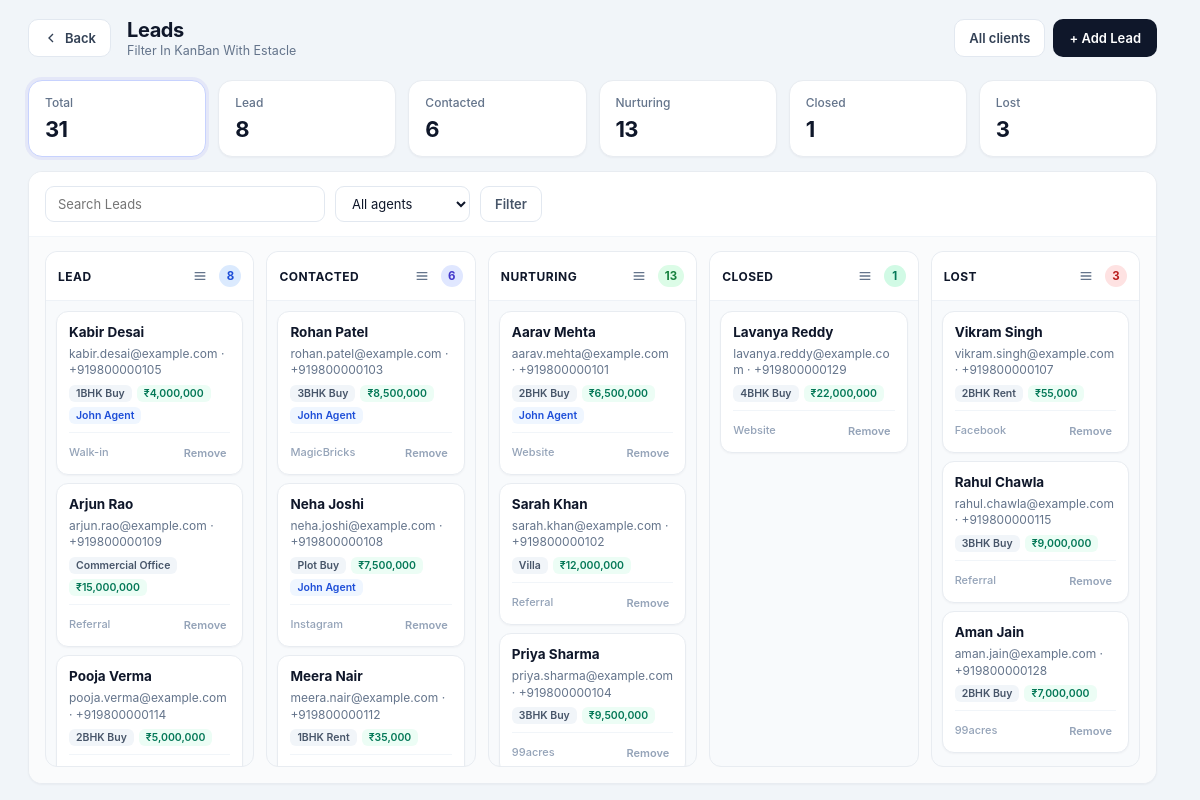
The page /admin/leads (signed in) on the database its author committed.
### tables this page shows
CREATE TABLE clients (
            id INTEGER PRIMARY KEY AUTOINCREMENT,
            full_name TEXT NOT NULL,
            email TEXT,
            phone TEXT,
            status TEXT DEFAULT 'lead',
            notes TEXT,
            agent_id INTEGER,
            created_at TIMESTAMP DEFAULT CURRENT_TIMESTAMP, source TEXT, budget REAL, interest TEXT, preferred_city TEXT, address TEXT, updated_at TIMESTAMP, user_id INTEGER,
            FOREIGN KEY (agent_id) REFERENCES users (id)
        );

CREATE TABLE settings (
            key TEXT PRIMARY KEY,
            value TEXT
        );

CREATE TABLE users (
            id INTEGER PRIMARY KEY AUTOINCREMENT,
            email TEXT UNIQUE NOT NULL,
            password TEXT NOT NULL,
            full_name TEXT NOT NULL,
            role TEXT NOT NULL CHECK(role IN ('admin', 'agent', 'customer')),
            phone TEXT,
            created_at TIMESTAMP DEFAULT CURRENT_TIMESTAMP,
            is_active INTEGER DEFAULT 1
        , avatar TEXT, last_seen TIMESTAMP, job_title TEXT, department TEXT, employee_id TEXT, license_no TEXT, commission_rate REAL, alt_phone TEXT, address TEXT, city TEXT, state TEXT, country TEXT, postal_code TEXT, notes TEXT, hire_date TEXT, timezone TEXT);

### routes/admin/leads.py (the view)
@admin.route('/admin/leads')
@login_required
@role_required('admin')
def admin_leads():
    db = get_db()
    migrate_db()
    migrate_orphan_leads_into_clients(db)
    try:
        from routes.admin.clients import sync_customers_to_clients
        sync_customers_to_clients(db)
    except Exception:
        pass
    q = request.args.get('q', '').strip()
    agent_id = request.args.get('agent_id', '').strip()
    focus = request.args.get('status', '').strip()
    sql = (
        "SELECT c.*, u.full_name as agent_name "
        "FROM clients c "
        "LEFT JOIN users u ON c.agent_id = u.id "
        "WHERE 1=1"
    )
    params = []
    if q:
        sql += (
            " AND (c.full_name LIKE ? OR IFNULL(c.email,'') LIKE ? OR IFNULL(c.phone,'') LIKE ? "
            "OR IFNULL(c.interest,'') LIKE ? OR IFNULL(c.source,'') LIKE ?)"
        )
        params.extend(['%' + q + '%'] * 5)
    if agent_id.isdigit():
        sql += " AND c.agent_id = ?"
        params.append(int(agent_id))
    sql += " ORDER BY c.created_at DESC"
    rows = [dict(r) for r in db.execute(sql, params).fetchall()]
    for r in rows:
        r['status'] = _normalize_status(r.get('status'))
    columns = []
    for st in STAGES:
        items = [r for r in rows if r['status'] == st]
        columns.append({
            'key': st,
            'label': STAGE_LABELS[st],
            'leads': items,
            'count': len(items),
        })
    stats = {st: sum(1 for r in rows if r['status'] == st) for st in STAGES}
    stats['total'] = len(rows)
    agents = db.execute(
        "SELECT id, full_name FROM users WHERE role IN ('admin','agent') AND is_active=1 ORDER BY full_name"
    ).fetchall()
    currency = get_setting('currency', 'INR')
    return render_template(
        'admin_leads.html',
        columns=columns,
        stats=stats,
        agents=agents,
        stages=STAGES,
        stage_labels=STAGE_LABELS,
        q=q,
        agent_id=agent_id,
        focus=focus,
        currency=currency,
        format_money=format_money,
    )

### core/db.py (called while the page is built)
def get_db():
    if 'db' not in g:
        g.db = sqlite3.connect(current_app.config['DATABASE'])
        g.db.row_factory = sqlite3.Row
    return g.db

### core/helpers.py (called while the page is built)
def login_required(f):
    @wraps(f)
    def decorated_function(*args, **kwargs):
        if 'user_id' not in session:
            flash('Please log in to access this page.', 'warning')
            return redirect(url_for('auth.login'))
        return f(*args, **kwargs)
    return decorated_function

def role_required(*roles):
    def decorator(f):
        @wraps(f)
        def decorated_function(*args, **kwargs):
            if 'user_id' not in session:
                flash('Please log in to access this page.', 'warning')
                return redirect(url_for('auth.login'))
            if session.get('role') not in roles:
                flash('You do not have permission to access this page.', 'danger')
                return redirect(url_for('auth.role_redirect'))
            return f(*args, **kwargs)
        return decorated_function
    return decorator

def get_setting(key, default=''):
    db = get_db()
    row = db.execute('SELECT value FROM settings WHERE key = ?', (key,)).fetchone()
    return row['value'] if row else default

def format_money(amount, currency=None):
    if amount is None:
        return '—'
    currency = currency or get_setting('currency', 'INR')
    symbols = {'USD': '$', 'INR': '₹', 'AED': 'AED '}
    sym = symbols.get(currency, currency + ' ')
    try:
        return f"{sym}{float(amount):,.0f}"
    except (TypeError, ValueError):
        return str(amount)

### routes/admin/leads.py (called while the page is built, shortened)
def _normalize_status(st):
    st = (st or 'lead').strip().lower()
    aliases = {
        'new': 'lead',
        'won': 'closed',
        'qualified': 'nurturing',
        'negotiation': 'nurturing',
    }
    st = aliases.get(st, st)
    if st not in STAGES:
        st = 'lead'
    return st

def migrate_orphan_leads_into_clients(db):
    migrate_db()
    leads = db.execute('SELECT * FROM leads').fetchall()
    db.commit()

### templates/admin_leads.html (shortened to what this page needs)
<!DOCTYPE html>
<html lang="en">
<head>
<link rel="stylesheet" href="{{ url_for('static', filename='css/admin.css') }}">
</head>
<body>
<div class="app-layout">
{% set active = 'leads' %}
<main class="main-content">
  <header class="top-bar dash-top">
    <div style="display:flex;align-items:center;gap:12px;">
      <a href="{{ url_for('admin.admin_dashboard') }}" class="btn-back" title="Back to dashboard">
        <svg viewBox="0 0 24 24" fill="none" stroke="currentColor" stroke-width="2"><path d="M15 18l-6-6 6-6"/></svg>
        Back
      </a>
      <div>
        <h1 class="page-title">Leads</h1>
        <p class="page-subtitle">Filter In KanBan With Estacle</p>
      </div>
    </div>
    <div class="top-actions">
      <a href="{{ url_for('admin.admin_clients') }}" class="btn-export">All clients</a>
      <a href="{{ url_for('admin.admin_add_lead') }}" class="btn-create">+ Add Lead</a>
    </div>
  </header>
  <div class="page-wrap">
    <div class="stat-row" id="leadStats">
      <a href="{{ url_for('admin.admin_leads') }}" class="stat-card kpi-soft {% if not focus %}active-filter{% endif %}">
        <div class="kpi-label">Total</div>
        <div class="kpi-value" data-stat="total">{{ stats.total }}</div>
      </a>
      {% for st in stages %}
      <a href="{{ url_for('admin.admin_leads', status=st, q=q, agent_id=agent_id) }}" class="stat-card kpi-soft {% if focus==st %}active-filter{% endif %}">
        <div class="kpi-label">{{ stage_labels[st] }}</div>
        <div class="kpi-value" data-stat="{{ st }}">{{ stats[st] }}</div>
      </a>
      {% endfor %}
    </div>
    <div class="board-shell">
      <form class="panel-toolbar" method="GET" action="{{ url_for('admin.admin_leads') }}">
        <input type="search" name="q" value="{{ q }}" placeholder="Search Leads">
        <select name="agent_id">
          <option value="">All agents</option>
        </select>
        <button type="submit" class="btn-filter">Filter</button>
      </form>
      <div class="kanban" id="kanban">
        {% for col in columns %}
        {% if not focus or focus == col.key %}
        <div class="kanban-col" data-stage="{{ col.key }}">
          <div class="col-hd" data-stage="{{ col.key }}">
            <h3>{{ col.label }}</h3>
            <div class="col-hd-right">
              <button type="button" class="col-list-btn" data-stage="{{ col.key }}" data-label="{{ col.label }}" title="Column actions" aria-label="Column actions" aria-haspopup="true">
                <svg viewBox="0 0 24 24" fill="none" stroke="currentColor" stroke-width="2"><path d="M4 7h16M4 12h16M4 17h16"/></svg>
              </button>
              <span class="col-count" data-count-for="{{ col.key }}">{{ col.count }}</span>
            </div>
          </div>
          <div class="col-body" data-stage="{{ col.key }}">
            {% for lead in col.leads %}
            <div class="lead-card" draggable="true"
                 data-id="{{ lead.id }}"
                 data-status="{{ lead.status }}"
                 data-name="{{ lead.full_name or '' }}"
                 data-email="{{ lead.email or '' }}"
                 data-phone="{{ lead.phone or '' }}"
                 data-interest="{{ lead.interest or '' }}"
                 data-budget="{% if lead.budget %}{{ format_money(lead.budget, currency) }}{% endif %}"
                 data-agent="{{ lead.agent_name or '' }}"
                 data-source="{{ lead.source or '' }}"
                 data-href="{{ url_for('admin.admin_client_detail', client_id=lead.id) }}">
              <h4>
                <a href="{{ url_for('admin.admin_client_detail', client_id=lead.id) }}">{{ lead.full_name }}</a>
              </h4>
              <div class="meta">
                {% if lead.email %}{{ lead.email }}{% endif %}
                {% if lead.email and lead.phone %} · {% endif %}
                {% if lead.phone %}{{ lead.phone }}{% endif %}
              </div>
              {% if lead.interest or lead.budget or lead.agent_name %}
              <div class="tags">
                {% if lead.interest %}<span class="tag">{{ lead.interest }}</span>{% endif %}
                {% if lead.budget %}<span class="tag budget">{{ format_money(lead.budget, currency) }}</span>{% endif %}
                {% if lead.agent_name %}<span class="tag agent">{{ lead.agent_name }}</span>{% endif %}
              </div>
              {% endif %}
              <div class="card-foot">
                <span class="src">{{ lead.source or '—' }}</span>
                <form method="POST" action="{{ url_for('admin.admin_delete_lead', lead_id=lead.id) }}" onsubmit="return confirm('Remove from pipeline (deletes client record)?');" style="margin:0">
                  <button type="submit" class="del">Remove</button>
                </form>
              </div>
            </div>
            {% else %}
            <div class="empty-col">Drop here</div>
            {% endfor %}
          </div>
        </div>
        {% endif %}
        {% endfor %}
      </div>
    </div>
  </div>
</main>
</div>
</body>
</html>

### static/css/admin.css (style rules this page uses)
* { margin: 0; padding: 0; box-sizing: border-box; }
body { font-family: -apple-system, BlinkMacSystemFont, 'Segoe UI', Roboto, 'Helvetica Neue', Arial, sans-serif; background: #f1f5f9; color: #0f172a; min-height: 100vh; }
.app-layout { display: flex; min-height: 100vh; }
.main-content { flex: 1; margin-left: 268px; min-height: 100vh; }
.top-bar { background: white; padding: 18px 32px; border-bottom: 1px solid #e2e8f0; display: flex; justify-content: space-between; align-items: center; }
.page-title { font-family: 'Inter', sans-serif; font-size: 22px; font-weight: 700; letter-spacing: -0.4px; color: #0f172a; }
.page-subtitle { font-size: 13px; color: #64748b; margin-top: 2px; font-weight: 400; }
.stat-card { background: white; border-radius: 14px; padding: 20px; display: flex; align-items: center; gap: 14px; border: 1px solid #e2e8f0; box-shadow: 0 1px 2px rgba(0,0,0,0.03); transition: box-shadow 0.2s ease; }
html { scrollbar-gutter: stable; }
.app-layout > :not(.sidebar):not(script):not(style) { animation: estacle-page-in 200ms cubic-bezier(0.22, 0.61, 0.36, 1) backwards; }

### rows shown on the page
clients: full_name "Kabir Desai", email "kabir.desai@example.com", phone "+919800000105", interest "1BHK Buy", budget.value "₹4,000,000", agent_name "John Agent", source "Walk-in"
clients: full_name "Arjun Rao", email "arjun.rao@example.com", phone "+919800000109", interest "Commercial Office", budget.value "₹15,000,000", source "Referral"
clients: full_name "Pooja Verma", email "pooja.verma@example.com", phone "+919800000114", interest "2BHK Buy", budget.value "₹5,000,000"
clients: full_name "Rohan Patel", email "rohan.patel@example.com", phone "+919800000103", interest "3BHK Buy", budget.value "₹8,500,000", agent_name "John Agent", source "MagicBricks"
clients: full_name "Neha Joshi", email "neha.joshi@example.com", phone "+919800000108", interest "Plot Buy", budget.value "₹7,500,000", agent_name "John Agent", source "Instagram"
clients: full_name "Meera Nair", email "meera.nair@example.com", phone "+919800000112", interest "1BHK Rent", budget.value "₹35,000"
clients: full_name "Aarav Mehta", email "aarav.mehta@example.com", phone "+919800000101", interest "2BHK Buy", budget.value "₹6,500,000", agent_name "John Agent", source "Website"
clients: full_name "Sarah Khan", email "sarah.khan@example.com", phone "+919800000102", interest "Villa", budget.value "₹12,000,000", source "Referral"
clients: full_name "Priya Sharma", email "priya.sharma@example.com", phone "+919800000104", interest "3BHK Buy", budget.value "₹9,500,000", source "99acres"
clients: full_name "Lavanya Reddy", email "lavanya.reddy@example.com", phone "+919800000129", interest "4BHK Buy", budget.value "₹22,000,000", source "Website"
clients: full_name "Vikram Singh", email "vikram.singh@example.com", phone "+919800000107", interest "2BHK Rent", budget.value "₹55,000", source "Facebook"
clients: full_name "Rahul Chawla", email "rahul.chawla@example.com", phone "+919800000115", interest "3BHK Buy", budget.value "₹9,000,000", source "Referral"
clients: full_name "Aman Jain", email "aman.jain@example.com", phone "+919800000128", interest "2BHK Buy", budget.value "₹7,000,000", source "99acres"

### other values the page prints
{{ stats.total }} "31"
{{ stage_labels[st] }} "Lead" "Contacted" "Nurturing" "Closed" "Lost"
{{ stats[st] }} "8" "6" "13" "1" "3"
{{ col.label }} "LEAD" "CONTACTED" "NURTURING" "CLOSED" "LOST"
{{ col.count }} "8" "6" "13" "1" "3"
